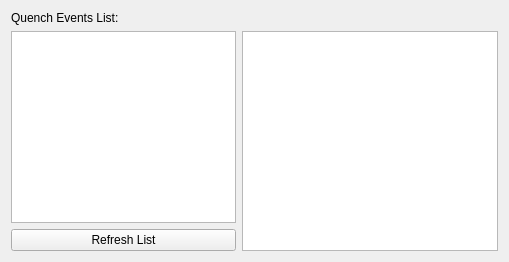
      <widget class="QWidget" name="quenchEventsTab">
       <attribute name="title">
        <string>Quench Events</string>
       </attribute>
       <layout class="QGridLayout" name="quenchEventsLayout">
        <item row="0" column="0">
         <widget class="QLabel" name="quenchEventsLabel">
          <property name="text">
           <string>Quench Events List:</string>
          </property>
          <property name="alignment">
           <set>Qt::AlignLeading|Qt::AlignLeft|Qt::AlignVCenter</set>
          </property>
         </widget>
        </item>
        <item row="1" column="0">
         <widget class="QListWidget" name="quenchListWidget">
          <property name="minimumSize">
           <size>
            <width>100</width>
            <height>0</height>
           </size>
          </property>
          <property name="maximumSize">
           <size>
            <width>225</width>
            <height>16777215</height>
           </size>
          </property>
          <property name="font">
           <font>
            <family>Lucida Console</family>
            <pointsize>9</pointsize>
           </font>
          </property>
         </widget>
        </item>
        <item row="2" column="0">
         <widget class="QPushButton" name="quenchRefreshButton">
          <property name="text">
           <string>Refresh List</string>
          </property>
         </widget>
        </item>
        <item row="1" column="1" rowspan="2">
         <widget class="QPlainTextEdit" name="quenchEventTextEdit">
          <property name="font">
           <font>
            <family>Lucida Console</family>
           </font>
          </property>
          <property name="lineWrapMode">
           <enum>QPlainTextEdit::NoWrap</enum>
          </property>
          <property name="readOnly">
           <bool>true</bool>
          </property>
          <property name="backgroundVisible">
           <bool>false</bool>
          </property>
         </widget>
        </item>
       </layout>
      </widget>
